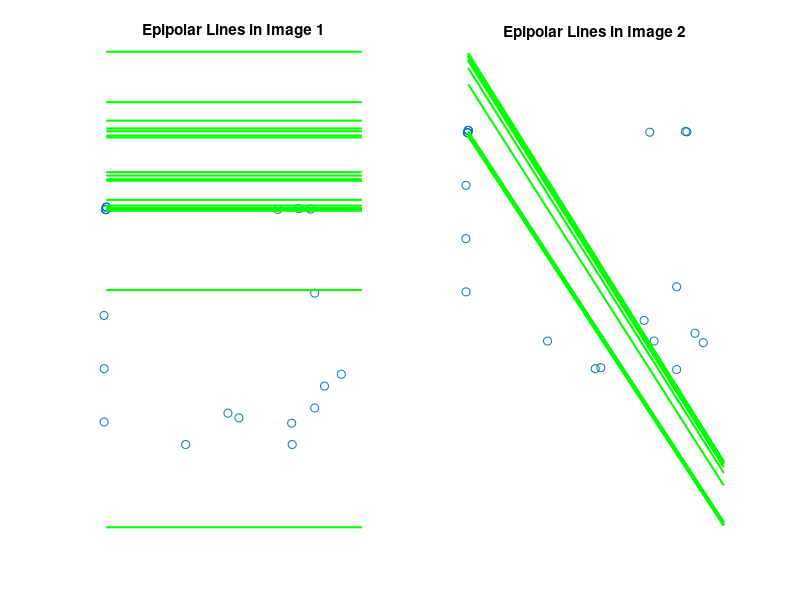

Write the MATLAB code that produced this figure. (Note: this script raises an error after producing the figure.)
function EssentialMatrix2()
    % Task 1a: Get Image Points
    [X1, X2] = GetImageCoordinates();
    disp("Image Points (X1):");
    disp(X1);
    disp("Image Points (X2):");
    disp(X2);

    % Task 1b: Compute Fundamental Matrix
    F = GetFundamentalMatrix(X1, X2);
    disp("Fundamental Matrix (F):");
    disp(F);

    % Task 1c: Compute Projection Matrices
    [P1, P2] = CreateProjectionMatrix(F);
    disp("Projection Matrix (P1):");
    disp(P1);
    disp("Projection Matrix (P2):");
    disp(P2);

    % Task 1d: Compute Calibration Matrices
    K1 = CalibrationMatrix(P1);
    K2 = CalibrationMatrix(P2);
    disp("Calibration Matrix (K1):");
    disp(K1);
    disp("Calibration Matrix (K2):");
    disp(K2);

    % Compute the Essential Matrix
    E = ComputeEssentialMatrix(F, K1, K2);
    disp("Essential Matrix (E):");
    disp(E);

    % Compute Epipolar Lines
    [l1, l2] = ComputeEpipolarLines(E, X1, X2);

    % Generate white-background images
    img1 = GenerateWhiteImage();
    img2 = GenerateWhiteImage();

    % Plot Epipolar Lines
    PlotEpipolarLines(X1, X2, l1, l2, img1, img2);

    % ==========================
    % Task 2: Non-Linear Optimization
    % ==========================

    % Compute Initial Geometric Error
    geometricError_initial = ComputeGeometricError(X1, X2, l2);
    disp("Initial Geometric Error:");
    disp(geometricError_initial);

    % Perform Non-Linear Optimization
    [E_optimized, error_optimized] = NonLinearOptimization(X1, X2, F, K1, K2);
    disp("Optimized Essential Matrix:");
    disp(E_optimized);

    % Compute Final Geometric Error
    geometricError_final = ComputeGeometricError(X1, X2, ComputeEpipolarLines(E_optimized, X1, X2));
    disp("Final Geometric Error after optimization:");
    disp(geometricError_final);
end

% Function to Read Image Points
function [X1, X2] = GetImageCoordinates()
    fh = fopen("calib_points.dat", "r");
    A = fscanf(fh, '%f', [4, inf]);
    fclose(fh);
    X1 = [A(1:2, :); ones(1, size(A, 2))];
    X2 = [A(3:4, :); ones(1, size(A, 2))];
end

% Compute Calibration Matrix
function K = CalibrationMatrix(P)
    M = P(:, 1:3);  
    if abs(det(M)) < 1e-10
        M = M + eye(3) * 1e-10; 
    end
    [Q, R] = qr(inv(M));
    K = inv(R);  
    K = K / K(3,3);
end

% Compute Fundamental Matrix
function fundamentalMatrix = GetFundamentalMatrix(X1, X2)
    [X1_normalized, T1] = NormalizePoints(X1);
    [X2_normalized, T2] = NormalizePoints(X2);
    A = zeros(size(X1_normalized, 2), 9);
    for i = 1:size(X1_normalized, 2)
        A(i, :) = [X1_normalized(1, i) * X2_normalized(1, i), ...
                   X1_normalized(2, i) * X2_normalized(1, i), ...
                   X2_normalized(1, i), ...
                   X1_normalized(1, i) * X2_normalized(2, i), ...
                   X1_normalized(2, i) * X2_normalized(2, i), ...
                   X2_normalized(2, i), ...
                   X1_normalized(1, i), ...
                   X1_normalized(2, i), 1];
    end
    [~, ~, V] = svd(A);
    F = reshape(V(:, end), 3, 3)';
    [U, D, V] = svd(F);
    D(3,3) = 0;
    fundamentalMatrix = U * D * V';
    fundamentalMatrix = T2' * fundamentalMatrix * T1;
end

% Compute Essential Matrix
function E = ComputeEssentialMatrix(F, K1, K2)
    E = K2' * F * K1;
    [U, D, V] = svd(E);
    D(3,3) = 0;
    E = U * D * V';
end

% Compute Projection Matrices
function [P1, P2] = CreateProjectionMatrix(F)
    P1 = [eye(3), zeros(3,1)];
    [U, ~, ~] = svd(F);
    e2 = U(:, end);
    e2x = [0 -e2(3) e2(2); e2(3) 0 -e2(1); -e2(2) e2(1) 0];
    P2 = [e2x * F, e2];
end

% Compute Epipolar Lines
function [l1, l2] = ComputeEpipolarLines(E, X1, X2)
    l1 = (E * X1);
    l2 = (E' * X2);
end

% Compute Geometric Error
function error = ComputeGeometricError(X1, X2, epipolarLines)
    n = size(X2, 2);
    error = 0;
    for i = 1:n
        l = epipolarLines(:, i);
        x = X2(1, i);
        y = X2(2, i);
        error = error + abs(l(1) * x + l(2) * y + l(3)) / sqrt(l(1)^2 + l(2)^2);
    end
    error = error / n;
end

% Perform Non-Linear Optimization
function [E_optimized, error_optimized] = NonLinearOptimization(X1, X2, F, K1, K2)
    objectiveFunc = @(x) ComputeGeometricError(X1, X2, ComputeEpipolarLines(reshape(x,3,3), X1, X2));
    x0 = reshape(F, 1, []);
    options = optimoptions('fminunc', 'Display', 'iter', 'Algorithm', 'quasi-newton');
    [x_optimized, error_optimized] = fminunc(objectiveFunc, x0, options);
    E_optimized = reshape(x_optimized, 3, 3);
end

% Generate White Background Image
function img = GenerateWhiteImage()
    img = ones(500, 500, 3);  
end

% Normalize Image Points
function [normalizedPoints, T] = NormalizePoints(points)
    meanX = mean(points(1,:));
    meanY = mean(points(2,:));
    stdX = std(points(1,:));
    stdY = std(points(2,:));

    T = [1/stdX, 0, -meanX/stdX; 0, 1/stdY, -meanY/stdY; 0, 0, 1];
    normalizedPoints = T * points;
end

% Draw a Single Epipolar Line
function DrawEpipolarLine(l, imgSize)
    x = [1 imgSize(2)];
    y = (-l(1)*x - l(3)) / l(2);
    plot(x, y, 'g', 'LineWidth', 1.5);
end

% Plot Epipolar Lines
function PlotEpipolarLines(X1, X2, l1, l2, img1, img2)
    figure;
    subplot(1,2,1);
    imshow(img1); hold on;
    scatter(X1(1,:), X1(2,:), 'ro');
    for i = 1:size(l1,2)
        DrawEpipolarLine(l1(:,i), size(img1));
    end
    title('Epipolar Lines in Image 1');

    subplot(1,2,2);
    imshow(img2); hold on;
    scatter(X2(1,:), X2(2,:), 'bo');
    for i = 1:size(l2,2)
        DrawEpipolarLine(l2(:,i), size(img2));
    end
    title('Epipolar Lines in Image 2');
end